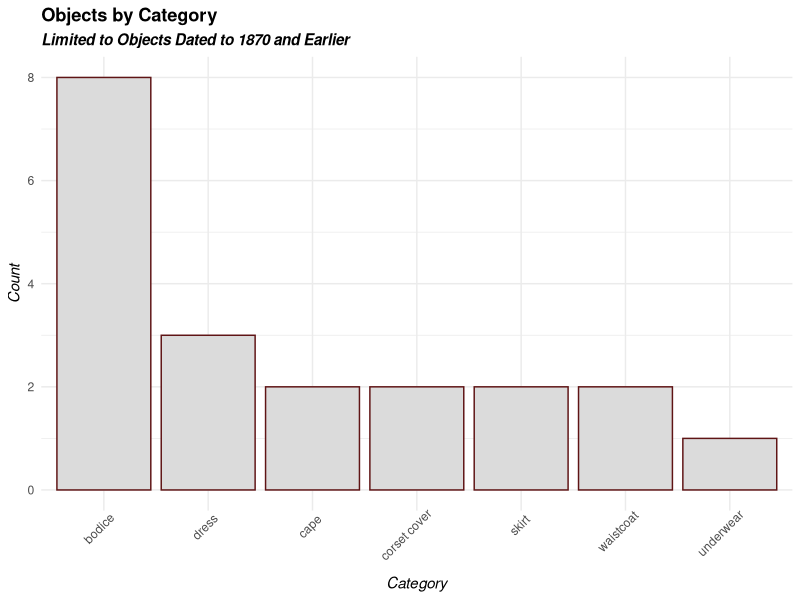
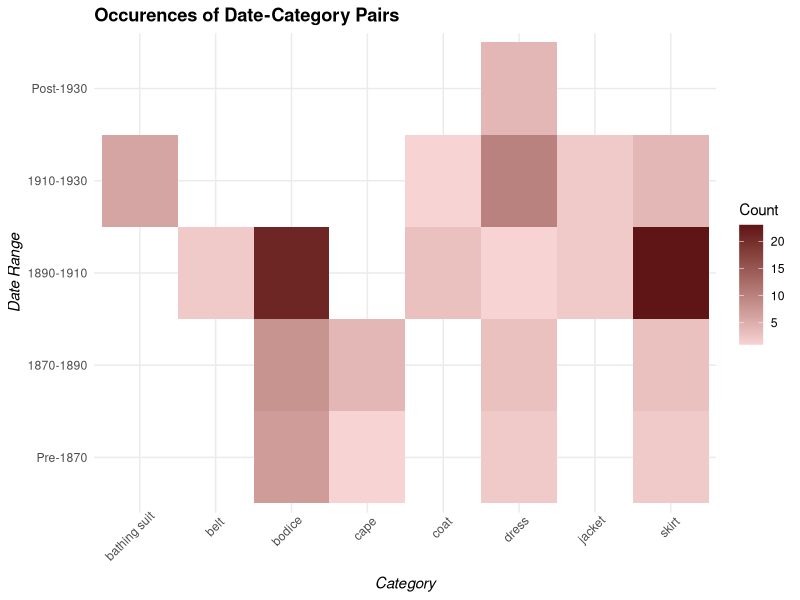

Recreate these plots in R, in order.
# packages, libraries, etc.
library(ggplot2)
library(tidyverse)

# import data from .csv

initial_data <- read.csv("box_data_initial.csv")
final_data <- read.csv("BCCA_all.csv")
colors <- hcl.colors(11, "Blue-Red 3")

# plots of dates

collection <- final_data %>% 
  filter(box_new != "DEACC" & box_new != "CHRIS" & box_new != "COSTUMES")

dates_plot <- ggplot(collection) +
              geom_histogram(aes(date),
                             binwidth = 10,
                             color = colors[11],
                             fill = "#dbdbdb") +
              labs(title = "Approximate Dates of Object Creation") +
              xlab("Date Range") +
              ylab("Number of Objects") +
              theme_minimal() +
              theme(text = element_text(family = "sans",
                                        color = "black"),
                    plot.title = element_text(face = "bold"),
                    axis.title = element_text(face = "italic")
                    )
# dates_plot

categories_counts <- collection %>% 
  count(category)

limit_categories <- categories_counts %>% 
  filter(n > 3) 

collection_limited_categories <- collection %>% 
  filter(category %in% limit_categories$category) %>% 
  group_by(category) %>% 
  summarize(number = n())

categories_bar <- ggplot(collection_limited_categories) +
  geom_bar(aes(x = reorder(category, -number),
               y = number),
           stat = "identity",
           color = colors[11],
           fill = "#dbdbdb") +
  labs(title = "Objects by Category") +
  xlab("Category") +
  ylab("Count") +
  theme_minimal() +
  theme(text = element_text(family = "sans",
                            color = "black"),
        plot.title = element_text(face = "bold"),
        axis.title = element_text(face = "italic"),
        axis.text.x = element_text(angle = 45,
                                   hjust = 0.8)
  )

# categories_bar

## Pre-1870 categores

categories_pre1870 <- collection %>% 
  filter(date <= 1870)  %>% 
  group_by(category) %>% 
  summarize(number = n())

categories_pre1870_bar <- ggplot(categories_pre1870) +
  geom_bar(aes(x = reorder(category, -number),
               y = number),
           stat = "identity",
           color = colors[11],
           fill = "#dbdbdb") +
  labs(title = "Objects by Category",
       subtitle = "Limited to Objects Dated to 1870 and Earlier") +
  xlab("Category") +
  ylab("Count") +
  theme_minimal() +
  theme(text = element_text(family = "sans",
                            color = "black"),
        plot.title = element_text(face = "bold"),
        plot.subtitle = element_text(face = "bold.italic"),
        axis.title = element_text(face = "italic"),
        axis.text.x = element_text(angle = 45,
                                   hjust = 0.8)
  )

categories_pre1870_bar

# dates_conditions_plot <- ggplot(initial_data) +
#                          geom_histogram(aes(appox.date),
#                                         binwidth = 10) +
#                          facet_grid(cols = vars(condition))
# dates_conditions_plot

# removing some categories

# limited_categories <- initial_data %>% 
#   filter(category == "bodice" |
#            category == "skirt" |
#            category == "cape" |
#            category == "coat" |
#            category == "dress" |
#            category == "jacket") %>% 
#   filter(appox.date < 2000) %>% 
#   mutate(approx.date = appox.date)
# 
# 
# dates_conditions_categories_plot <- ggplot(limited_categories) +
#                                     geom_bar(aes(approx.date, fill = condition)) +
#                                     facet_wrap(vars(category)) +
#                                     scale_fill_manual(values = c("E"= "#FEC108", "G" = "#00A6FB", "F" = "#0582CA", "P" = "#012538"),
#                                                       na.value = "#EEF1EF")
# 
# dates_conditions_categories_plot


# HEATMAP
data <- collection %>% 
  filter(is.na(date) == FALSE)

for (i in 1:nrow(data)) {
  if(data$date[i] < 1870) {
    data$date.range[i] <- "Pre-1870"
  } else if (data$date[i] < 1890) {
    data$date.range[i] <- "1870-1890"
  } else if (data$date[i] < 1910) {
    data$date.range[i] <- "1890-1910"
  } else if (data$date[i] < 1930) {
    data$date.range[i] <- "1910-1930"
  } else {
    data$date.range[i] <- "Post-1930"
  }
}

heatmap_data <- data %>% 
  filter(category %in% limit_categories$category & category != "children's clothes") %>% 
  group_by(category, date.range) %>% 
  summarise(count = n()) %>% 
  mutate(ordered_dates = factor(date.range, ordered = TRUE, levels = c("Pre-1870",
                                                                       "1870-1890",
                                                                       "1890-1910",
                                                                       "1910-1930",
                                                                       "Post-1930")
                                )
                         ) %>% 
  arrange(desc(ordered_dates))
      

date_category_heatmap <- ggplot(heatmap_data) +
  geom_tile(aes(category, ordered_dates, fill = count)) +
  scale_fill_gradient(low = colors[7], 
                      high = colors[11], 
                      space = "Lab",
                      na.value = "dbdbdb"
                      ) +
  labs(title = "Occurences of Date-Category Pairs",
       fill = "Count") +
  xlab("Category") +
  ylab("Date Range") +
  theme_minimal() +
  theme(text = element_text(family = "sans",
                            color = "black"),
        plot.title = element_text(face = "bold"),
        plot.subtitle = element_text(face = "bold.italic"),
        axis.title = element_text(face = "italic"),
        axis.text.x = element_text(angle = 45,
                                   hjust = 0.8)
  )

date_category_heatmap
